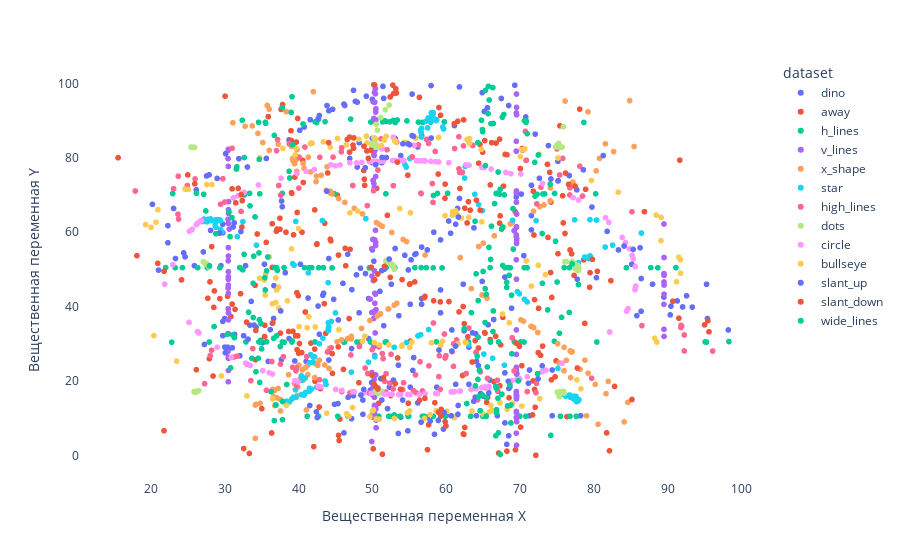

The code cell stored with this chart in its notebook:
### Markdown cell above
# Общие выводы

Для корректного анализа значений X и Y необходимо учитывать категории, смешение всех значений в одну категорию может привести ошибочным результатам анализа.

### Code cell
# График разброса
fig = px.scatter(df, x='x', y='y', color='dataset', size_max=10)

# Фон и подписи
fig.update_layout(
    plot_bgcolor='white',
    xaxis_title='Вещественная переменная X',
    yaxis_title='Вещественная переменная Y'
)

fig.show()

### Figure 1 — Plotly figure (JSON) as saved in the notebook; plotly's stock layout.template omitted (floating-point values rounded to 4 significant figures; data arrays with more than 128 entries replaced by an {"elided": "..."} marker saying what was removed)
{"data": [{"hovertemplate": "dataset=dino<br>x=%{x}<br>y=%{y}<extra></extra>", "legendgroup": "dino", "marker": {"color": "#636efa", "symbol": "circle"}, "mode": "markers", "name": "dino", "showlegend": true, "type": "scattergl", "x": {"elided": "142 float values"}, "xaxis": "x", "y": {"elided": "142 float values"}, "yaxis": "y"}, {"hovertemplate": "dataset=away<br>x=%{x}<br>y=%{y}<extra></extra>", "legendgroup": "away", "marker": {"color": "#EF553B", "symbol": "circle"}, "mode": "markers", "name": "away", "showlegend": true, "type": "scattergl", "x": {"elided": "142 float values"}, "xaxis": "x", "y": {"elided": "142 float values"}, "yaxis": "y"}, {"hovertemplate": "dataset=h_lines<br>x=%{x}<br>y=%{y}<extra></extra>", "legendgroup": "h_lines", "marker": {"color": "#00cc96", "symbol": "circle"}, "mode": "markers", "name": "h_lines", "showlegend": true, "type": "scattergl", "x": {"elided": "142 float values"}, "xaxis": "x", "y": {"elided": "142 float values"}, "yaxis": "y"}, {"hovertemplate": "dataset=v_lines<br>x=%{x}<br>y=%{y}<extra></extra>", "legendgroup": "v_lines", "marker": {"color": "#ab63fa", "symbol": "circle"}, "mode": "markers", "name": "v_lines", "showlegend": true, "type": "scattergl", "x": {"elided": "142 float values"}, "xaxis": "x", "y": {"elided": "142 float values"}, "yaxis": "y"}, {"hovertemplate": "dataset=x_shape<br>x=%{x}<br>y=%{y}<extra></extra>", "legendgroup": "x_shape", "marker": {"color": "#FFA15A", "symbol": "circle"}, "mode": "markers", "name": "x_shape", "showlegend": true, "type": "scattergl", "x": {"elided": "142 float values"}, "xaxis": "x", "y": {"elided": "142 float values"}, "yaxis": "y"}, {"hovertemplate": "dataset=star<br>x=%{x}<br>y=%{y}<extra></extra>", "legendgroup": "star", "marker": {"color": "#19d3f3", "symbol": "circle"}, "mode": "markers", "name": "star", "showlegend": true, "type": "scattergl", "x": {"elided": "142 float values"}, "xaxis": "x", "y": {"elided": "142 float values"}, "yaxis": "y"}, {"hovertemplate": "dataset=high_lines<br>x=%{x}<br>y=%{y}<extra></extra>", "legendgroup": "high_lines", "marker": {"color": "#FF6692", "symbol": "circle"}, "mode": "markers", "name": "high_lines", "showlegend": true, "type": "scattergl", "x": {"elided": "142 float values"}, "xaxis": "x", "y": {"elided": "142 float values"}, "yaxis": "y"}, {"hovertemplate": "dataset=dots<br>x=%{x}<br>y=%{y}<extra></extra>", "legendgroup": "dots", "marker": {"color": "#B6E880", "symbol": "circle"}, "mode": "markers", "name": "dots", "showlegend": true, "type": "scattergl", "x": {"elided": "142 float values"}, "xaxis": "x", "y": {"elided": "142 float values"}, "yaxis": "y"}, {"hovertemplate": "dataset=circle<br>x=%{x}<br>y=%{y}<extra></extra>", "legendgroup": "circle", "marker": {"color": "#FF97FF", "symbol": "circle"}, "mode": "markers", "name": "circle", "showlegend": true, "type": "scattergl", "x": {"elided": "142 float values"}, "xaxis": "x", "y": {"elided": "142 float values"}, "yaxis": "y"}, {"hovertemplate": "dataset=bullseye<br>x=%{x}<br>y=%{y}<extra></extra>", "legendgroup": "bullseye", "marker": {"color": "#FECB52", "symbol": "circle"}, "mode": "markers", "name": "bullseye", "showlegend": true, "type": "scattergl", "x": {"elided": "142 float values"}, "xaxis": "x", "y": {"elided": "142 float values"}, "yaxis": "y"}, {"hovertemplate": "dataset=slant_up<br>x=%{x}<br>y=%{y}<extra></extra>", "legendgroup": "slant_up", "marker": {"color": "#636efa", "symbol": "circle"}, "mode": "markers", "name": "slant_up", "showlegend": true, "type": "scattergl", "x": {"elided": "142 float values"}, "xaxis": "x", "y": {"elided": "142 float values"}, "yaxis": "y"}, {"hovertemplate": "dataset=slant_down<br>x=%{x}<br>y=%{y}<extra></extra>", "legendgroup": "slant_down", "marker": {"color": "#EF553B", "symbol": "circle"}, "mode": "markers", "name": "slant_down", "showlegend": true, "type": "scattergl", "x": {"elided": "142 float values"}, "xaxis": "x", "y": {"elided": "142 float values"}, "yaxis": "y"}, {"hovertemplate": "dataset=wide_lines<br>x=%{x}<br>y=%{y}<extra></extra>", "legendgroup": "wide_lines", "marker": {"color": "#00cc96", "symbol": "circle"}, "mode": "markers", "name": "wide_lines", "showlegend": true, "type": "scattergl", "x": {"elided": "142 float values"}, "xaxis": "x", "y": {"elided": "142 float values"}, "yaxis": "y"}], "layout": {"legend": {"title": {"text": "dataset"}, "tracegroupgap": 0}, "margin": {"t": 60}, "plot_bgcolor": "white", "xaxis": {"anchor": "y", "domain": [0, 1], "title": {"text": "Вещественная переменная X"}}, "yaxis": {"anchor": "x", "domain": [0, 1], "title": {"text": "Вещественная переменная Y"}}}}
